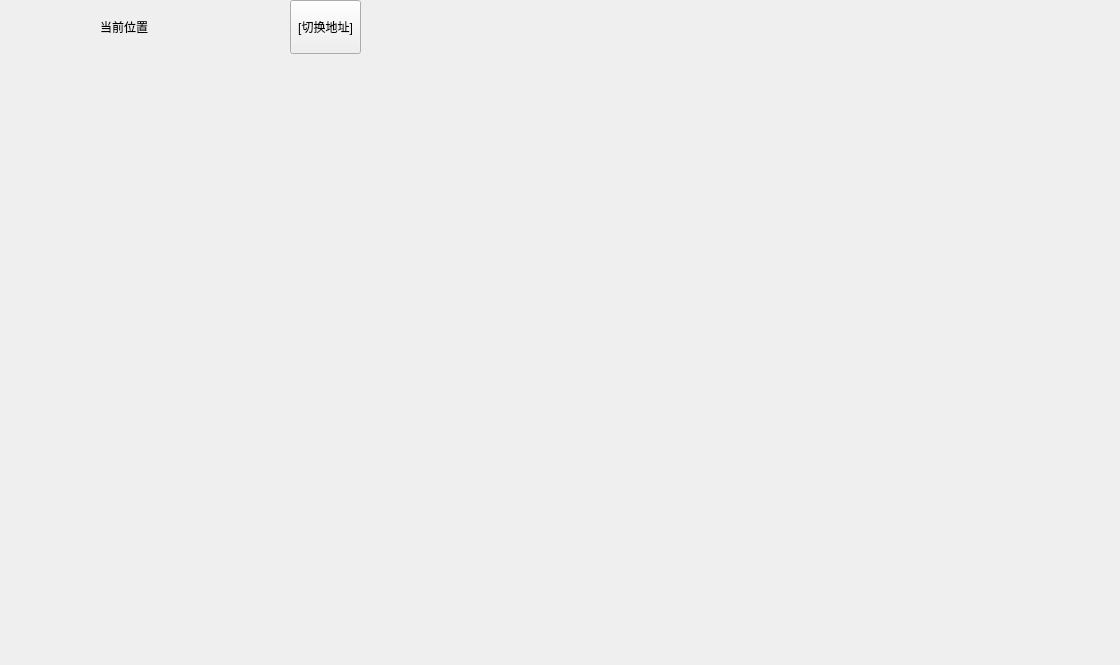
<?xml version="1.0" encoding="UTF-8"?>
<ui version="4.0">
 <class>ProfileWidget</class>
 <widget class="QWidget" name="ProfileWidget">
  <property name="geometry">
   <rect>
    <x>0</x>
    <y>0</y>
    <width>1120</width>
    <height>665</height>
   </rect>
  </property>
  <property name="windowTitle">
   <string>Form</string>
  </property>
  <widget class="QLabel" name="labelSite">
   <property name="geometry">
    <rect>
     <x>100</x>
     <y>0</y>
     <width>50</width>
     <height>54</height>
    </rect>
   </property>
   <property name="text">
    <string>当前位置</string>
   </property>
  </widget>
  <widget class="QPushButton" name="btnChangeLocation">
   <property name="geometry">
    <rect>
     <x>290</x>
     <y>0</y>
     <width>71</width>
     <height>54</height>
    </rect>
   </property>
   <property name="text">
    <string>[切换地址]</string>
   </property>
  </widget>
  <widget class="QLabel" name="labelLocation">
   <property name="geometry">
    <rect>
     <x>150</x>
     <y>0</y>
     <width>138</width>
     <height>54</height>
    </rect>
   </property>
   <property name="text">
    <string/>
   </property>
   <property name="alignment">
    <set>Qt::AlignLeading|Qt::AlignLeft|Qt::AlignVCenter</set>
   </property>
  </widget>
 </widget>
 <resources/>
 <connections/>
</ui>
